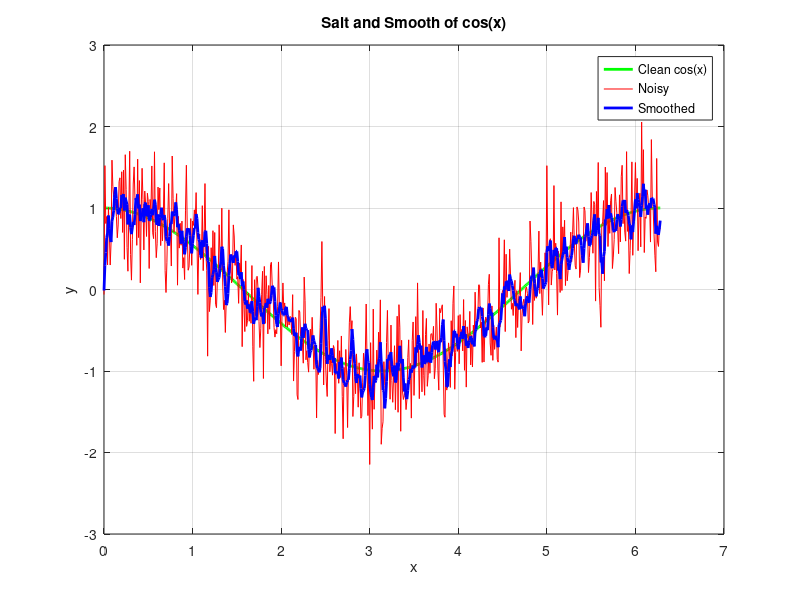

Reproduce this figure in MATLAB.

x = 0:0.01:2*pi;
y_clean = cos(x);
noise = 0.4 * randn(size(x));
y_noisy = y_clean + noise;
window_size = 5;
y_smooth = filter(ones(1, window_size)/window_size, 1, y_noisy);
plot(x, y_clean, 'g', 'LineWidth', 2);
hold on;
plot(x, y_noisy, 'r');
plot(x, y_smooth, 'b', 'LineWidth', 2);
legend('Clean cos(x)', 'Noisy', 'Smoothed');
title('Salt and Smooth of cos(x)');
xlabel('x');
ylabel('y');
grid on;
hold off;
